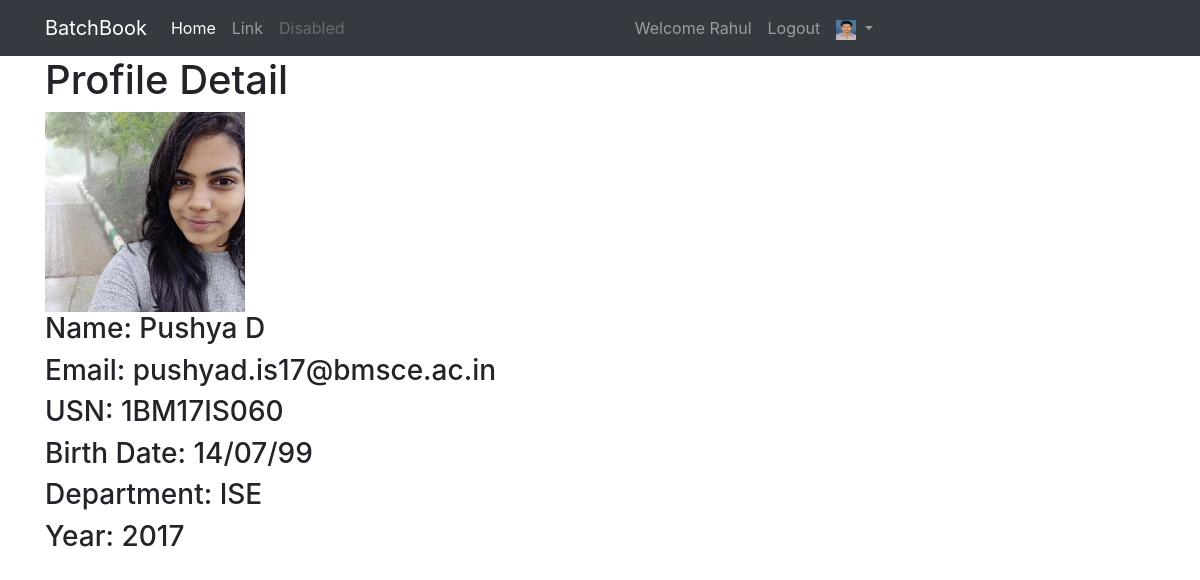
Page /student/1BM17IS060/ (signed in) on the committed database.
### accounts/models.py (models this page shows, shortened)
class Student(AbstractBaseUser, PermissionsMixin):
    INFORMATION_SCIENCE = 'ISE'
    COMPUTER_SCIENCE = 'CSE'
    DEPARTMENT = (
        (INFORMATION_SCIENCE, 'Information Science Engg.'),
        (COMPUTER_SCIENCE, 'Computer Science Engg.'),
    )
    YEAR_CHOICES = [(2015, 2015),(2016,2016),(2017, 2017), (2018, 2018), (2019, 2019), (2020, 2020)]
    email = models.EmailField(
        "College Email",
        validators = [email_validator,],
        unique=True
    )
    usn = models.CharField(
        max_length=11,
        unique=True,
        validators=[RegexValidator(
            regex=USN_REGEX,
            message='Please enter valid USN.(must be in capital letter)',
            code='usn_err'
        ),]
    )
    first_name = models.CharField(max_length=30, null=True)
    middle_name = models.CharField(max_length=30, blank=True, null=True)
    last_name = models.CharField(max_length=30, blank=True, null=True)
    dob = models.DateField("date of birth", null=True)
    department = models.CharField(
        max_length=3,
        choices = DEPARTMENT,
        null=True
    )
    profile_img = models.ImageField(
        upload_to=upload_image_path,
        default='profile_pics/default/default.jpg'
    )
    year = models.IntegerField(
        'Year',
        choices=YEAR_CHOICES,
        null=True,
        help_text="Year which you joined the college."
    )
    is_active = models.BooleanField(default=True)
    is_staff = models.BooleanField('class representative',default=False)
    is_superuser = models.BooleanField('administrator',default=False)
    objects = StudentManager()
    USERNAME_FIELD = 'email'
    REQUIRED_FIELDS = ['usn']
    class Meta:
        verbose_name='student'
        verbose_name_plural='students'
    def get_short_name(self):
        return self.first_name
    def get_full_name(self):
        if self.middle_name != None and self.last_name != None:
            return "{fn} {mn} {ln}".format(
                fn = self.first_name,
                mn = self.middle_name,
                ln = self.last_name
            )
        elif self.last_name != None:
            return "{fn} {ln}".format(
                fn=self.first_name,
                ln=self.last_name
            )
        else:
            return self.get_short_name()
    def get_email(self):
        return self.email

### accounts/views.py (the view)
# urls.py: re_path(r'^(?P<usn>1(BM|bm)[0-9]{2}[A-Za-z]{2,3}[0-9]{3})/$', PublicProfile.as_view(), name='profile_public')
class PublicProfile(LoginRequiredMixin ,DetailView):
    login_url = reverse_lazy('student:login')
    model = get_user_model()
    template_name = 'accounts/profile_public.html'
    context_object_name = 'student'
    def get(self, request, usn=None, *args, **kwargs):
        if usn is not None:
            kwargs.update({'usn':usn})
        user = self.get_object()
        context = {
            self.context_object_name : user
        }
        return render(request, self.template_name, context)
    def get_object(self, queryset=None):
        if 'usn' in self.kwargs:
            usn = self.kwargs.get('usn')
        user = get_object_or_404(User, usn__iexact=usn)
        return user

### accounts/templates/accounts/profile_public.html (shortened to what this page needs)
{% extends parent_template|default:'accounts/base_accounts.html' %}
{% block content %}
<h1>Profile Detail</h1>
<img src="{{student.profile_img.url}}" alt="Opps!" width="200" height="200">
<h3>Name: {% firstof student.get_full_name student.get_short_name %}</h3>
<h3>Email: {{student.get_email}}</h3>
<h3>USN: {{student.usn}}</h3>
<h3>Birth Date: {{student.dob|date:"d/m/y"}}</h3>
<h3>Department: {{student.department}}</h3>
<h3>Year: {{student.year}} </h3>
{% endblock content %}

### templates/navbar.html (shortened to what this page needs)
<nav class="navbar navbar-expand-lg navbar-dark bg-dark">
    <div class="container">
        <a class="navbar-brand" href="{% url 'index' %}">BatchBook</a>
        <div class="collapse navbar-collapse" id="navbarSupportedContent">
            <ul class="navbar-nav mr-auto">
                <li class="nav-item active">
                    <a class="nav-link" href="#">Home
                    </a>
                </li>
                <li class="nav-item">
                    <a class="nav-link" href="#">Link</a>
                </li>
                <li class="nav-item">
                    <a class="nav-link disabled" href="#">Disabled</a>
                </li>
            </ul>
            <ul class="navbar-nav mr-auto navbar-right">
                {% if user.is_authenticated %}
                <li class="nav-item">
                    <a href="{% url 'student:profile' %}" class="nav-link">Welcome {{user.first_name}}</a>
                </li>
                <li class="nav-item">
                    <a href="{% url 'student:logout' %}?next={{request.path}}" class="nav-link">Logout</a>
                </li>
                <li class="nav-item dropdown">
                    <a class="nav-link dropdown-toggle" href="#" id="navbarDropdown" role="button" data-toggle="dropdown" aria-haspopup="true"
                        aria-expanded="false">
                        {% if user.is_authenticated %}
                        <img src="{{user.profile_img.url}}" alt="options" width="20" height="20">
                        {% else %}
                        <img src="/media/default/default.jpg" width="20" height="20">
                        {% endif %}
                    </a>
                </li>
                {% endif %}
            </ul>
        </div>
    </div>
</nav>

### rows in the picture
Student: first_name "Rahul", profile_img (picture)
Student: profile_img (picture), middle_name+last_name+first_name "Pushya D", get_email "pushyad.is17@bmsce.ac.in", usn "1BM17IS060", dob "14/07/99", department "ISE", year "2017"
